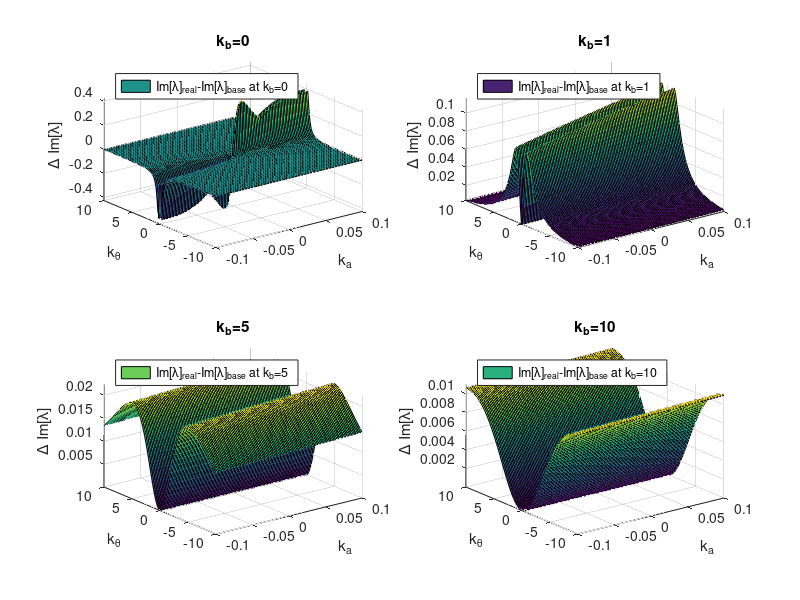

Reproduce this figure in MATLAB.
clc
clear
% 用来算平凡解

%系数
% A=u_a^*
% B=\frac{1}{\rho\phi}
% C=\alpha
% D=k_a
% E=k_{\theta}
% F=k_b
% H=\frac{1}{h_2}
% X=\lambda - here is F
A=1;
B=1;
C=pi/6;

F=0;

H=1;

%网格
L = 0.1;
x = linspace(-L,L,100);
y = linspace(-100*L,100*L,100);

[X,Y]=meshgrid(x,y);

%解的函数关系
UP=A.*(-2.*X.^5 - 4.*X.^3.*Y.^2.*H.^2 - 4.*X.^3.*F.^2 - X.^3.*H.^2.*cos(2.*C) - X.^3.*H.^2 - 2.*X.^2.*F.*H.^2.*sin(2.*C) - 2.*X.*Y.^4.*H.^4 - 4.*X.*Y.^2.*F.^2.*H.^2 + X.*Y.^2.*H.^4.*cos(2.*C) + X.*Y.^2.*H.^4 - 2.*X.*F.^4 + X.*F.^2.*H.^2.*cos(2.*C) - X.*F.^2.*H.^2 + Y.^2.*F.*H.^4.*sin(2.*C))./(2.*(H.^2.*(X.*cos(C) + F.*sin(C)).^2 + (X.^2 + Y.^2.*H.^2 + F.^2).^2));

p = -A.*X;
G=UP-p;
%
subplot(2,2,1)
surf(X,Y,G);

zlim([-inf,inf])

legend('Im[\lambda]_{real}-Im[\lambda]_{base} at k_b=0','Location','northwest')

%colorbar;
xlabel('k_a')
ylabel('k_{\theta}')
zlabel('\Delta Im[\lambda]')
title('k_b=0')

%
F=1;

%解的函数关系
UP=A.*(-2.*X.^5 - 4.*X.^3.*Y.^2.*H.^2 - 4.*X.^3.*F.^2 - X.^3.*H.^2.*cos(2.*C) - X.^3.*H.^2 - 2.*X.^2.*F.*H.^2.*sin(2.*C) - 2.*X.*Y.^4.*H.^4 - 4.*X.*Y.^2.*F.^2.*H.^2 + X.*Y.^2.*H.^4.*cos(2.*C) + X.*Y.^2.*H.^4 - 2.*X.*F.^4 + X.*F.^2.*H.^2.*cos(2.*C) - X.*F.^2.*H.^2 + Y.^2.*F.*H.^4.*sin(2.*C))./(2.*(H.^2.*(X.*cos(C) + F.*sin(C)).^2 + (X.^2 + Y.^2.*H.^2 + F.^2).^2));

p = -A.*X;
G=UP-p;
%
subplot(2,2,2)
surf(X,Y,G);

zlim([-inf,inf])

legend('Im[\lambda]_{real}-Im[\lambda]_{base} at k_b=1','Location','northwest')

%colorbar;
xlabel('k_a')
ylabel('k_{\theta}')
zlabel('\Delta Im[\lambda]')
title('k_b=1')

%
F=5;

%解的函数关系
UP=A.*(-2.*X.^5 - 4.*X.^3.*Y.^2.*H.^2 - 4.*X.^3.*F.^2 - X.^3.*H.^2.*cos(2.*C) - X.^3.*H.^2 - 2.*X.^2.*F.*H.^2.*sin(2.*C) - 2.*X.*Y.^4.*H.^4 - 4.*X.*Y.^2.*F.^2.*H.^2 + X.*Y.^2.*H.^4.*cos(2.*C) + X.*Y.^2.*H.^4 - 2.*X.*F.^4 + X.*F.^2.*H.^2.*cos(2.*C) - X.*F.^2.*H.^2 + Y.^2.*F.*H.^4.*sin(2.*C))./(2.*(H.^2.*(X.*cos(C) + F.*sin(C)).^2 + (X.^2 + Y.^2.*H.^2 + F.^2).^2));

p = -A.*X;
G=UP-p;
%
subplot(2,2,3)
surf(X,Y,G);

zlim([-inf,inf])

legend('Im[\lambda]_{real}-Im[\lambda]_{base} at k_b=5','Location','northwest')

%colorbar;
xlabel('k_a')
ylabel('k_{\theta}')
zlabel('\Delta Im[\lambda]')
title('k_b=5')

%
F=10;

%解的函数关系
UP=A.*(-2.*X.^5 - 4.*X.^3.*Y.^2.*H.^2 - 4.*X.^3.*F.^2 - X.^3.*H.^2.*cos(2.*C) - X.^3.*H.^2 - 2.*X.^2.*F.*H.^2.*sin(2.*C) - 2.*X.*Y.^4.*H.^4 - 4.*X.*Y.^2.*F.^2.*H.^2 + X.*Y.^2.*H.^4.*cos(2.*C) + X.*Y.^2.*H.^4 - 2.*X.*F.^4 + X.*F.^2.*H.^2.*cos(2.*C) - X.*F.^2.*H.^2 + Y.^2.*F.*H.^4.*sin(2.*C))./(2.*(H.^2.*(X.*cos(C) + F.*sin(C)).^2 + (X.^2 + Y.^2.*H.^2 + F.^2).^2));

p = -A.*X;
G=UP-p;
%
subplot(2,2,4)
surf(X,Y,G);

zlim([-inf,inf])

legend('Im[\lambda]_{real}-Im[\lambda]_{base} at k_b=10','Location','northwest')

%colorbar;
xlabel('k_a')
ylabel('k_{\theta}')
zlabel('\Delta Im[\lambda]')
title('k_b=10')


%title('Comparison of characteristic planes between real-state and base-state','FontSize',30)
